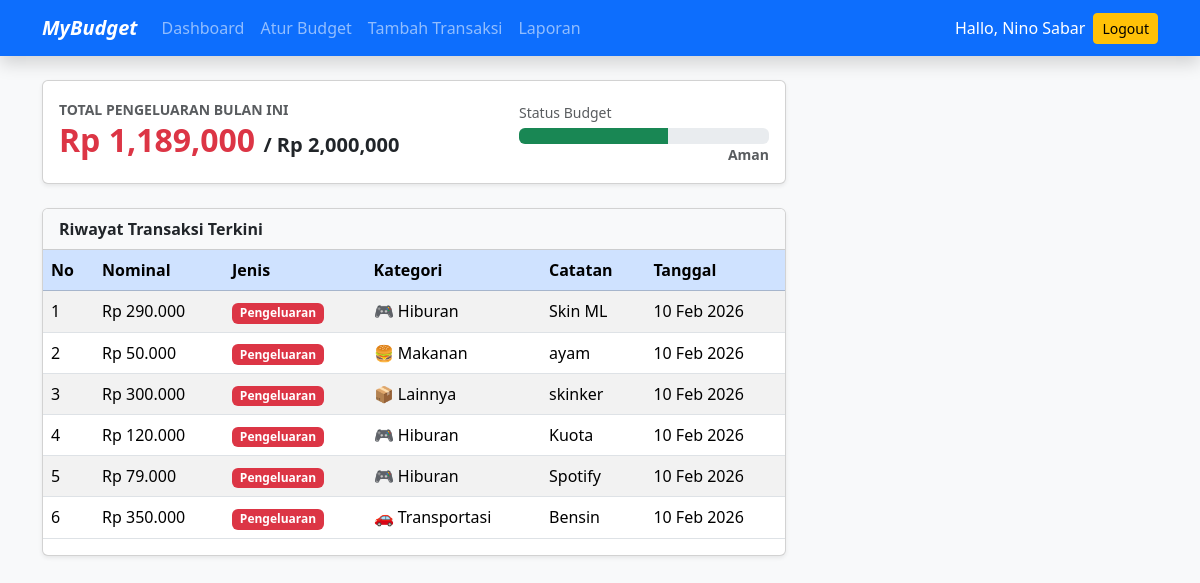
Screenshot of /RPL2/index.php (signed in) with the database file from the repository.
### tables this page shows
CREATE TABLE `atur_budget` (
  `id_budget` int(11) NOT NULL,
  `user_id` int(11) NOT NULL,
  `budget` int(11) NOT NULL,
  `bulan` int(11) NOT NULL,
  `tahun` int(11) NOT NULL
);

CREATE TABLE `transaksi` (
  `id_transaksi` int(11) NOT NULL,
  `user_id` int(11) NOT NULL,
  `jumlah` int(11) NOT NULL,
  `jenis` enum('Pemasukan','Pengeluaran') NOT NULL,
  `kategori` varchar(50) NOT NULL,
  `catatan` varchar(255) NOT NULL,
  `tanggal` date NOT NULL
);

### RPL2/index.php (the view, shortened to what this page needs)
<!DOCTYPE html>
<html lang="id">
<head>
    <link href="https://cdn.jsdelivr.net/npm/bootstrap@5.3.8/dist/css/bootstrap.min.css" rel="stylesheet">
</head>
<body class="bg-light">
<nav class="navbar navbar-dark bg-primary shadow navbar-expand-lg">
    <div class="container">
        <a class="navbar-brand fw-bold fst-italic" href="index.php">
            MyBudget
        </a>
        <div class="collapse navbar-collapse" id="menuNavbar">
            <ul class="navbar-nav me-auto">
                <li class="nav-item">
                    <a class="nav-link" href="index.php">Dashboard</a>
                </li>
                <li class="nav-item">
                    <a class="nav-link" href="aturbudget.php">Atur Budget</a>
                </li>
                <li class="nav-item">
                    <a class="nav-link" href="tambahtransaksi.php">Tambah Transaksi</a>
                </li>
                <li class="nav-item">
                    <a class="nav-link" href="laporan.php">Laporan</a>
                </li>
            </ul>
            <div class="d-flex align-items-center gap-2">
                <span class="text-white">
                    Hallo, <?= $_SESSION['user']['nama'] ?>
                </span>
                <form method="post" class="mb-0">
                    <button name="logout" class="btn btn-sm btn-warning">
                        Logout
                    </button>
                </form>
            </div>
        </div>
    </div>
</nav>
<?php
include('db_connect.php');
$user_id = $_SESSION['user']['id'];
$bulan = date('m');
$tahun = date('Y');
$budget = 0;
$total_pengeluaran = 0;
$qBudget = mysqli_query($koneksi,"SELECT budget FROM atur_budget
    WHERE user_id='$user_id'
    AND bulan='$bulan'
    AND tahun='$tahun'");
if($dataBudget = mysqli_fetch_assoc($qBudget)){
    $budget = $dataBudget['budget'];
}
$qPengeluaran = mysqli_query($koneksi,"SELECT SUM(jumlah) as total FROM transaksi
    WHERE user_id='$user_id'
    AND jenis='Pengeluaran'
    AND MONTH(tanggal)='$bulan'
    AND YEAR(tanggal)='$tahun'");
if($dataPengeluaran = mysqli_fetch_assoc($qPengeluaran)){
    $total_pengeluaran = $dataPengeluaran['total'] ?? 0;
}
$persen = 0;
if($budget > 0){
    $persen = ($total_pengeluaran / $budget) * 100;
}
?>
<?php
$status = "Aman";
$warna = "bg-success";
?>
<div class="container py-4">
        <div class="col-lg-8">
            <div class="card shadow-sm mb-4">
                <div class="card-body d-md-flex justify-content-between align-items-center">
                    <div>
                        <small class="text-muted fw-bold text-uppercase">
                            Total Pengeluaran Bulan Ini
                        </small>
                        <h2 class="text-danger fw-bold">
                            Rp <?= number_format($total_pengeluaran) ?>
                            <?php if($budget > 0): ?>
                                <span class="text-dark fs-5">
                                    / Rp <?= number_format($budget) ?>
                                </span>
                            <?php else: ?>
                                <span class="text-muted fs-6">
                                    / Belum set budget
                                </span>
                            <?php endif; ?>
                        </h2>
                    </div>
                    <div style="width:250px">
                        <small class="text-muted">Status Budget</small>
                        <div class="progress mt-1">
                            <div class="progress-bar <?= $warna ?>"
                                style="width: <?= min($persen,100) ?>%">
                            </div>
                        </div>
                        <small class="fw-bold text-muted float-end">
                            <?= $status ?>
                        </small>
                    </div>
                </div>
            </div>
            <div class="card shadow-sm">
                <div class="card-header bg-light fw-bold">
                    Riwayat Transaksi Terkini
                </div>
                <div id="history-list" class="list-group list-group-flush" style="min-height:300px">
                <table class="table table-striped table-hover">
                    <thead class="table-primary">
                        <tr>
                            <th>No</th>
                            <th>Nominal</th>
                            <th>Jenis</th>
                            <th>Kategori</th>
                            <th>Catatan</th>
                            <th>Tanggal</th>
                        </tr>
                    </thead>
                    <tbody>
                    <?php
                        include('db_connect.php');
                        $user_id = $_SESSION['user']['id'];
                        $query = mysqli_query($koneksi, "
                            SELECT * FROM transaksi
                            WHERE user_id='$user_id'
                            ORDER BY tanggal DESC
                        ");
                        if(mysqli_num_rows($query) > 0):
                        $no = 1;
                        while ($transaksi = mysqli_fetch_assoc($query)):
                    ?>
                        <tr>
                            <td><?= $no++ ?></td>
                            <td>
                                Rp <?= number_format($transaksi['jumlah'], 0, ',', '.') ?>
                            </td>
                            <td>
                                <?php if($transaksi['jenis'] == "Pemasukan"): ?>
                                    <span class="badge bg-success">Pemasukan</span>
                                <?php else: ?>
                                    <span class="badge bg-danger">Pengeluaran</span>
                                <?php endif; ?>
                            </td>
                            <td><?= $transaksi['kategori'] ?></td>
                            <td><?= $transaksi['catatan'] ?: '-' ?></td>
                            <td>
                                <?= date('d M Y', strtotime($transaksi['tanggal'])) ?>
                            </td>
                        </tr>
                    <?php
                        endwhile;
                    endif; ?>
                    </tbody>
                </table>
                </div>
        </div>
    </div>
</div>
</body>
</html>

### rows the page displays
atur_budget: budget "2,000,000"
transaksi: jumlah "290.000", jenis "Pengeluaran", kategori "🎮 Hiburan", catatan "Skin ML", tanggal "10 Feb 2026"
transaksi: jumlah "50.000", jenis "Pengeluaran", kategori "🍔 Makanan", catatan "ayam", tanggal "10 Feb 2026"
transaksi: jumlah "300.000", jenis "Pengeluaran", kategori "📦 Lainnya", catatan "skinker", tanggal "10 Feb 2026"
transaksi: jumlah "120.000", jenis "Pengeluaran", kategori "🎮 Hiburan", catatan "Kuota", tanggal "10 Feb 2026"
transaksi: jumlah "79.000", jenis "Pengeluaran", kategori "🎮 Hiburan", catatan "Spotify", tanggal "10 Feb 2026"
transaksi: jumlah "350.000", jenis "Pengeluaran", kategori "🚗 Transportasi", catatan "Bensin", tanggal "10 Feb 2026"

### other values shown
$_SESSION['user']['nama'] "Nino Sabar"
$total_pengeluaran "1,189,000"
$status "Aman"
